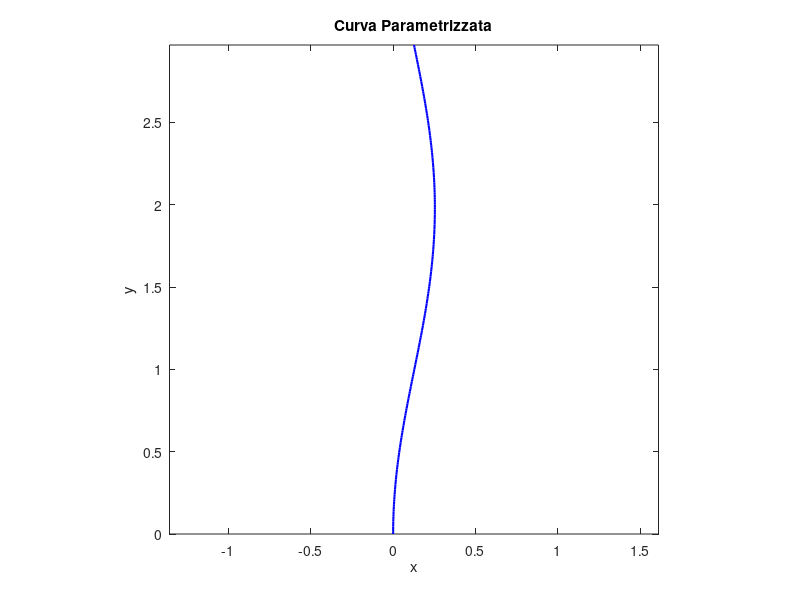

Recreate this plot in MATLAB.
clear;
close all;

% Parametri
A=0.2; % Ampiezza per u(t)
L=3;
n=3;

% Funzione u(s)
u=@(s) A*sin(pi*n/2/L*s);

% Integrandi
integrand_x=@(s) sin(u(s));
integrand_y=@(s) cos(u(s));

% Intervallo di t
t_values=linspace(0,L,200); % Genera 200 punti da 0 a L

x_values = zeros(size(t_values)); % Pre-allocazione per efficienza
y_values = zeros(size(t_values)); % Pre-allocazione per efficienza

% Calcolo degli integrali per ogni valore di t
for i=1:length(t_values)
    t_val=t_values(i);
    
    % Integra da 0 a t_val
    x_t=integral(integrand_x,0,t_val);
    y_t=integral(integrand_y,0,t_val);
    
    x_values(i)=x_t;
    y_values(i)=y_t;
end

% Salva i dati in un file (es. curve_data.dat)
% Ogni riga conterrà una coppia (x, y) separata da spazio
fileID = fopen('data3.dat', 'w');
for i = 1:length(x_values)
    fprintf(fileID, '%.6f %.6f\n', x_values(i), y_values(i));
end
fclose(fileID);

disp('Dati della curva salvati in curve_data.dat');

% (Opzionale) Visualizza la curva in MATLAB
figure;
plot(x_values, y_values, 'b-', 'LineWidth', 1.5);
pbaspect([1,1,1]);
daspect([1,1,1]);
xlabel('x');
ylabel('y');
title('Curva Parametrizzata');